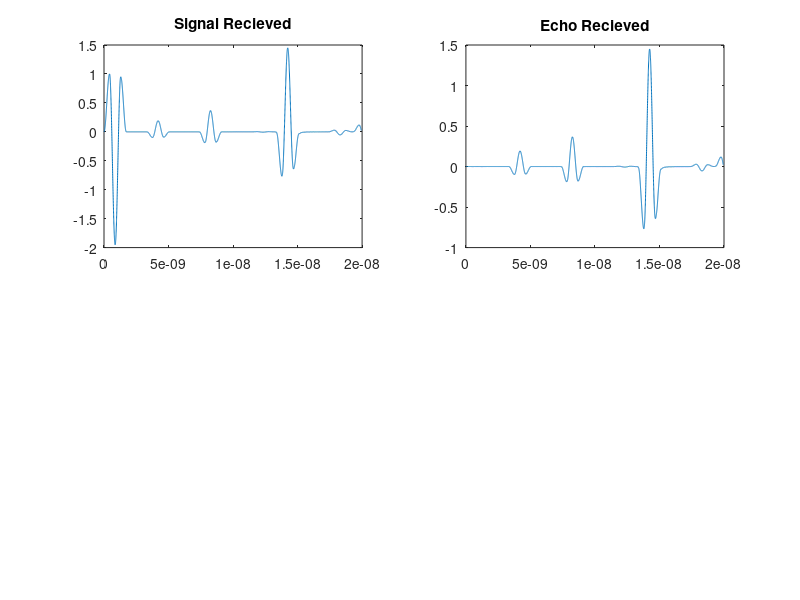

Here is the MATLAB script that generated this plot: (Note: this script raises an error after producing the figure.)
%function [diels, depths] = processEcho(t, rawSignal, f, sentPulse)

close all
clear all
clc

i = 1;
f = 10e9;
d = 2.5;
ncells = 100;

eps0 = 8.854e-12;
u0 = 4*pi*1e-7;
c0 = 1/sqrt(eps0*u0);

%imports
rawSignal = csvread('echoSignal.csv');
t = csvread('timeStamps.csv');
sentPulse = csvread('sentPulse.csv');

figure(1)
subplot(2,2,i)
i = i+1;
plot(t,rawSignal);
title("Signal Recieved")

subplot(2,2,i)
i = i+1;
plot(t,rawSignal - sentPulse);
title("Echo Recieved")

%Initial Calculations
pulseT = 1/f;
nsteps = length(t);

%Processing of Signal
locPulse = findExtrema(1,nsteps,sentPulse);
shiftPulse = locPulse - 1;

signal = rawSignal - sentPulse;
keepLoop = 1;
k = 2;

minPk = 5;
shift = 150;
[newRmm, lags] = xcorr(signal, sentPulse);
[rPulse, ~] = xcorr(sentPulse, sentPulse);

while keepLoop
    
    [absPks,locs] = findpeaks(abs(newRmm),'MinPeakHeight', minPk);
    
    if (k > 5 || length(locs) < 5)
        keepLoop = 0;
    else
        
        %%%%%
        %Echo removal using cross correlation
        %%%%%
        
        %Peaks of signal
        Rmm = newRmm;
        lengthcorr = length(Rmm);
        pks = Rmm(locs);
        
        %Peaks of sent pulse
        [pulseAbsPks, pulseLocs] = findpeaks(abs(rPulse), 'MinPeakHeight', minPk);
        pulsePks = rPulse(pulseLocs);
        
        mid = find(lags>0,1);
        scale = pks(1) / pulsePks(1);
        
        scales(k-1) = scale;
        echoLocations(k-1) = locs(1);
        
        rEcho = zeros(1,lengthcorr);
        rEcho(locs(1)-shift:end) = rPulse(pulseLocs(1)-shift:-locs(1)+lengthcorr+pulseLocs(1)) * scale;
        
        newRmm = Rmm - rEcho;

        %keepLoop = 0;
        k = k+1;
        j = 1;
        
        %%%%%
        %Plotting
        %%%%%
        figure()
        
        subplot(2,2,j)
        j = j+1;
        plot(Rmm)
        title("Rmm")
        hold on
        scatter(locs,pks,'ko')
        hold off
        
        subplot(2,2,j)
        j = j+1;
        plot(rPulse)
        title("rPulse")
        hold on
        scatter(pulseLocs,pulsePks,'ko')
        hold off
        
        subplot(2,2,j)
        j = j+1;
        plot(rEcho)
        title("rEcho")
        
        subplot(2,2,j)
        j = j+1;
        plot(newRmm)
        title("newRmm")
        
    end
end

sentPower = sum(sentPulse.^2);
echoPower = sum(signal.^2);
nrcs = echoPower / sentPower;

% figure(1)
% thresholdLine = ones(1,corrLength)*thresh;
% subplot(2,2,i)
% i = i+1;
% plot(r)
% hold on
% plot(thresholdLine)
% hold on
% plot(-thresholdLine)
% hold off


start = find(lags>0);
locations = echoLocations - pulseLocs(1) + 1;
times = t(locations);
nlayers = length(scales);
errorRelative = zeros(1,nlayers);
reflectCoefs = scales;

alpha = zeros(1,nlayers);
beta = zeros(1,nlayers);

layers = string(zeros(1,nlayers));
dielEpsr = ones(1,nlayers+1);

Tk = 273.15 - 10;
snowDensity = 0.3;

dielTypes = ["snow","ice","air","sea water","water", "brine","lossless 4"];
Tks = ones(1,length(dielTypes)) * Tk;
nTypes = length(dielTypes);
epsrSpecified = ones(1,nTypes);
epsrSpecified(end) = 4;
[epsRe, condEff, epsIm, ~] = generateGrids(nTypes + 1, nTypes + 1, (1:nTypes) - 0.5, dielTypes, epsrSpecified, Tks, f, snowDensity);
epsrTypes = complex(epsRe,epsIm) / eps0;
epsrTypes = epsrTypes(2:end);

for i = 1:length(scales)
    
    if i>1
        %Account for 2 way transit of wave
        gamma2 = calcReflect(dielEpsr(i),dielEpsr(i-1));
        gamma2back = abs(calcReflect(dielEpsr(i-1),dielEpsr(i)));
        atten = real(exp(-alpha(i-1)*2*depths(i-1)));
        reflectCoefs(i:end) = reflectCoefs(i:end) / (1 + reflectCoefs(i-1)) / (1 - reflectCoefs(i-1)) / atten;
    end
    
    gamma = calcReflect(dielEpsr(i), epsrTypes);
    magGamma = abs(gamma);
    moreDense = real(gamma) ./ abs(real(gamma));
    diffs = magGamma.*moreDense - reflectCoefs(i);
    [~,loc] = min(abs(diffs));
    
    errorRelative(i) = diffs(loc) / reflectCoefs(i);
    layers(i) = dielTypes(loc);
    dielEpsr(i+1) = epsrTypes(loc);
    
    %Following could be cleaned up
    %Depth Calculations
    [alpha(i),beta(i)] = calcGamma(dielEpsr(i)*eps0,f);
    
    dts = diff(times);
    timesInLayer = [times(1) diff(times)];
    vp = [c0, 2*pi*f./beta];
    
    depths = cumsum(vp(1:end-1).*timesInLayer) / 2;
    zs = linspace(0,d,ncells);
    ex = zeros(1,length(zs));
end

figure(1)

subplot(2,2,1)
hold on
scatter(times,rawSignal(locations),'ko')
hold off

subplot(2,2,2)
hold on
scatter(times,signal(locations),'ko')
hold off

h = 2;

figure(1)
subplot(2,2,3)
i = i+1;
simPlots(depths,layers,zs,-h,h);
hold off
